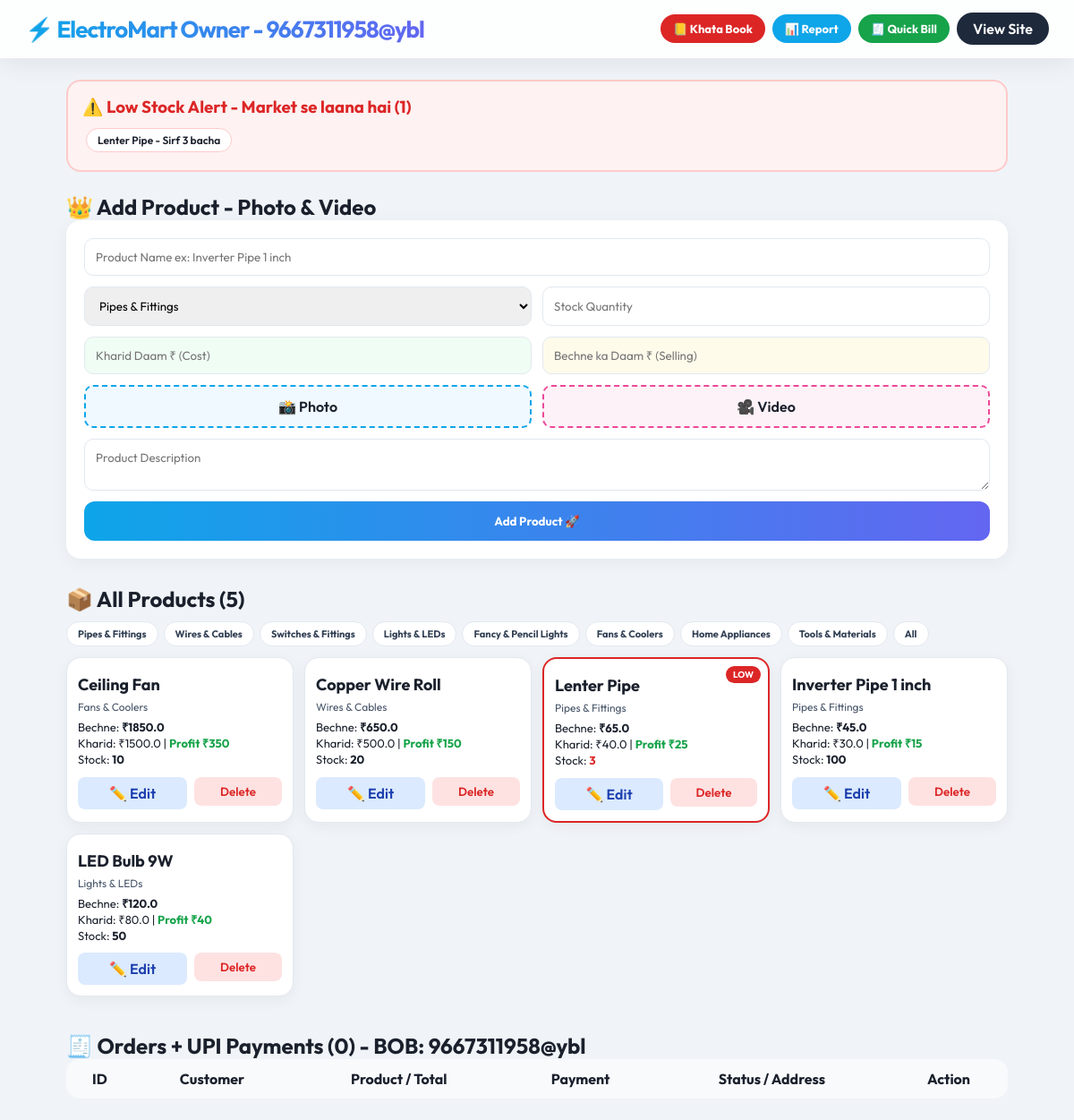
Page /owner (signed in) on the committed database.
### tables this page shows
CREATE TABLE products (id INTEGER PRIMARY KEY AUTOINCREMENT, name TEXT NOT NULL, category TEXT NOT NULL, price REAL NOT NULL DEFAULT 0, description TEXT DEFAULT '', stock INTEGER NOT NULL DEFAULT 0, image TEXT DEFAULT '', video TEXT DEFAULT '', created_at TIMESTAMP DEFAULT CURRENT_TIMESTAMP, cost_price REAL DEFAULT 0);

### app.py (the view)
@app.route("/owner")
@owner_required
def admin():
    cat = request.args.get('category','').strip()
    with get_db() as db:
        if cat:
            products = db.execute("SELECT * FROM products WHERE category=? ORDER BY id DESC", (cat,)).fetchall()
        else:
            products = db.execute("SELECT * FROM products ORDER BY id DESC").fetchall()
        orders = db.execute("SELECT orders.id, orders.quantity, orders.total_price, orders.status, orders.created_at, orders.address, orders.payment_method, orders.payment_screenshot, orders.payment_status, users.username, users.email, products.name as product_name FROM orders JOIN users ON orders.user_id = users.id JOIN products ON orders.product_id = products.id ORDER BY orders.id DESC").fetchall()
        all_products = db.execute("SELECT * FROM products").fetchall()
        all_low = [p for p in all_products if (p['stock'] is not None and p['stock'] <= 5)]
        khata_total = db.execute("SELECT SUM(balance) as t, COUNT(*) as c FROM khata WHERE status='Udhar'").fetchone()
    return render_template("admin.html", products=products, orders=orders, categories=CATEGORIES, low_stock=all_low, selected_cat=cat, khata_total=khata_total)

### app.py (called while the page is built)
def get_db():
    db = sqlite3.connect(DATABASE, timeout=15)
    db.row_factory = sqlite3.Row
    return db

def csrf_token():
    if "_csrf_token" not in session: session["_csrf_token"] = secrets.token_urlsafe(32)
    return session["_csrf_token"]

def owner_required(f):
    @wraps(f)
    def w(*a, **k):
        if not session.get("user_id") or session.get("role") != "owner": flash("Owner login required.", "error"); return redirect(url_for("owner_login"))
        return f(*a, **k)
    return w

### templates/admin.html (shortened to what this page needs)
<!DOCTYPE html><html><head><meta charset="UTF-8"><title>Owner Dashboard</title><link rel="stylesheet" href="{{ url_for('static', filename='style.css') }}"></head><body><header class="navbar"><div class="logo"><a href="/">⚡ ElectroMart Owner - 9667311958@ybl</a></div><div style="display:flex;gap:8px;align-items:center;flex-wrap:wrap"><a href="/owner/khata" style="background:#dc2626;color:white;padding:8px 14px;border-radius:20px;text-decoration:none;font-weight:700;font-size:13px">📒 Khata Book {% if khata_total and khata_total['c'] >0 %}({{ khata_total['c'] }}){% endif %}</a><a href="/owner/report" style="background:#0ea5e9;color:white;padding:8px 14px;border-radius:20px;text-decoration:none;font-weight:700;font-size:13px">📊 Report</a><a href="/owner/quick-bill" style="background:#16a34a;color:white;padding:8px 14px;border-radius:20px;text-decoration:none;font-weight:700;font-size:13px">🧾 Quick Bill</a><a href="/" class="login-btn">View Site</a></div></header><main style="padding:24px;max-width:1100px;margin:0 auto">
{% if low_stock and low_stock|length > 0 %}
<div style="background:#fef2f2;border:2px solid #fecaca;padding:16px;border-radius:16px;margin-bottom:24px">
<h3 style="color:#dc2626;margin:0 0 8px 0">⚠️ Low Stock Alert - Market se laana hai ({{ low_stock|length }})</h3>
{% for p in low_stock %}<span style="display:inline-block;background:white;border:1px solid #fecaca;padding:5px 12px;border-radius:20px;margin:4px;font-size:12px;font-weight:600">{{ p['name'] }} - Sirf {{ p['stock'] }} bacha</span>{% endfor %}
</div>
{% endif %}
<h2>👑 Add Product - Photo & Video</h2><form method="POST" action="{{ url_for('add_product') }}" enctype="multipart/form-data" style="background:white;padding:20px;border-radius:16px;display:grid;gap:12px;margin-bottom:30px;box-shadow:0 4px 20px rgba(0,0,0,0.05)"><input type="hidden" name="csrf_token" value="{{ csrf_token() }}"><input type="text" name="name" placeholder="Product Name ex: Inverter Pipe 1 inch" required style="padding:12px;border-radius:10px;border:1px solid #e2e8f0"><div style="display:grid;grid-template-columns:1fr 1fr;gap:12px"><select name="category" required style="padding:12px;border-radius:10px;border:1px solid #e2e8f0">{% for c in categories %}<option value="{{ c }}">{{ c }}</option>{% endfor %}</select><input type="number" name="stock" placeholder="Stock Quantity" required style="padding:12px;border-radius:10px;border:1px solid #e2e8f0"></div><div style="display:grid;grid-template-columns:1fr 1fr;gap:12px"><input type="number" step="0.01" name="cost_price" placeholder="Kharid Daam ₹ (Cost)" style="padding:12px;border-radius:10px;border:1px solid #e2e8f0;background:#f0fdf4"><input type="number" step="0.01" name="price" placeholder="Bechne ka Daam ₹ (Selling)" required style="padding:12px;border-radius:10px;border:1px solid #e2e8f0;background:#fffbeb"></div><div style="display:grid;grid-template-columns:1fr 1fr;gap:12px"><label style="background:#f0f9ff;padding:12px;border-radius:10px;border:2px dashed #0ea5e9;text-align:center;cursor:pointer;font-weight:600">📸 Photo<input type="file" name="photo" accept="image/*" style="display:none" onchange="this.parentElement.style.background='#dcfce7'"></label><label style="background:#fdf2f8;padding:12px;border-radius:10px;border:2px dashed #ec4899;text-align:center;cursor:pointer;font-weight:600">🎥 Video<input type="file" name="video" accept="video/*" style="display:none" onchange="this.parentElement.style.background='#dcfce7'"></label></div><textarea name="description" placeholder="Product Description" style="padding:12px;border-radius:10px;border:1px solid #e2e8f0"></textarea><button type="submit" style="padding:14px;background:linear-gradient(90deg,#0ea5e9,#6366f1);color:white;border:none;border-radius:12px;font-weight:700;cursor:pointer">Add Product 🚀</button></form>
<div style="display:flex;justify-content:space-between;align-items:center;flex-wrap:wrap;gap:10px;margin-bottom:12px"><h2 style="margin:0">📦 All Products ({{ products|length }})</h2><div style="display:flex;gap:6px;flex-wrap:wrap">{% for c in categories %}<a href="/owner?category={{ c }}" style="padding:6px 12px;background:{% if selected_cat==c %}#0f172a{% else %}white{% endif %};color:{% if selected_cat==c %}white{% else %}#334155{% endif %};border:1px solid #e2e8f0;border-radius:20px;text-decoration:none;font-size:11px;font-weight:700">{{ c }}</a>{% endfor %}<a href="/owner" style="padding:6px 12px;background:white;border:1px solid #e2e8f0;border-radius:20px;text-decoration:none;font-size:11px;font-weight:700;color:#334155">All</a></div></div>
<div class="product-grid">{% for p in products %}<div class="product-card" style="background:white;padding:12px;border-radius:16px;border:{% if p['stock'] <=5 %}2px solid #dc2626{% else %}1px solid #e2e8f0{% endif %};position:relative">{% if p['stock'] <=5 %}<span style="position:absolute;top:8px;right:8px;background:#dc2626;color:white;font-size:10px;padding:3px 8px;border-radius:20px;font-weight:700">LOW</span>{% endif %}{% if p['image'] %}<img src="{{ url_for('static', filename='uploads/' + p['image']) }}" style="width:100%;height:140px;object-fit:cover;border-radius:12px;margin-bottom:8px">{% endif %}{% if p['video'] %}<video src="{{ url_for('static', filename='uploads/' + p['video']) }}" style="width:100%;height:140px;border-radius:12px" controls></video>{% endif %}<h3 style="margin:6px 0">{{ p['name'] }}</h3><p style="font-size:12px;color:#475569;margin:0">{{ p['category'] }}</p><p style="margin:6px 0;font-size:13px;line-height:1.4">Bechne: <b>₹{{ p['price'] }}</b>{% if p['cost_price'] %}<br>Kharid: ₹{{ p['cost_price'] }} | <span style="color:#16a34a;font-weight:700">Profit ₹{{ (p['price'] - p['cost_price'])|int }}</span>{% endif %}<br>Stock: <b style="{% if p['stock'] <=5 %}color:#dc2626{% endif %}">{{ p['stock'] }}</b></p><div style="display:flex;gap:8px;margin-top:10px"><a href="/owner/edit/{{ p['id'] }}" style="flex:1;background:#dbeafe;color:#1e40af;text-align:center;padding:8px 12px;border-radius:8px;text-decoration:none;font-weight:600">✏️ Edit</a><form method="POST" action="{{ url_for('delete_product', product_id=p['id']) }}" style="flex:1"><input type="hidden" name="csrf_token" value="{{ csrf_token() }}"><button style="width:100%;background:#fee2e2;color:#dc2626;border:none;padding:8px 12px;border-radius:8px;cursor:pointer;font-weight:600">Delete</button></form></div></div>{% endfor %}</div>
<h2 style="margin-top:40px">🧾 Orders + UPI Payments ({{ orders|length }}) - BOB: 9667311958@ybl</h2><div style="background:white;border-radius:16px;overflow:auto"><table style="width:100%;border-collapse:collapse;min-width:950px"><thead style="background:#f8fafc"><tr><th style="padding:12px">ID</th><th style="padding:12px">Customer</th><th style="padding:12px">Product / Total</th><th style="padding:12px">Payment</th><th style="padding:12px">Status / Address</th><th style="padding:12px">Action</th></tr></thead></table></div></main></body></html>

### static/style.css (style rules this page uses)
* { margin:0; padding:0; box-sizing:border-box; font-family:'Outfit', sans-serif; }
body { background:#f0f4f8; color:#1a202c; overflow-x:hidden; }
.navbar { display:flex; justify-content:space-between; align-items:center; padding:14px 28px; background:rgba(255,255,255,0.85); backdrop-filter:blur(20px); -webkit-backdrop-filter:blur(20px); position:sticky; top:0; z-index:100; box-shadow:0 4px 30px rgba(0,0,0,0.08); border-bottom:1px solid rgba(255,255,255,0.3); }
.logo a { font-size:26px; font-weight:700; text-decoration:none; background:linear-gradient(90deg,#0ea5e9,#6366f1); -webkit-background-clip:text; -webkit-text-fill-color:transparent; letter-spacing:-1px; }
.login-btn, .cart-link { background:#1e293b; color:white; padding:8px 18px; border-radius:25px; text-decoration:none; font-weight:600; transition:0.3s; }
.product-grid { display:grid; grid-template-columns:repeat(auto-fill,minmax(240px,1fr)); gap:20px; }
.product-card { background:white; border-radius:20px; padding:18px; text-decoration:none; color:inherit; box-shadow:0 4px 15px rgba(0,0,0,0.05); border:1px solid #f1f5f9; transition:0.4s cubic-bezier(.34,1.56,.64,1); position:relative; overflow:hidden; }
.product-card::before { content:''; position:absolute; top:0; left:0; width:100%; height:4px; background:linear-gradient(90deg,#0ea5e9,#6366f1); transform:scaleX(0); transition:0.4s; }
.product-card h3 { font-size:18px; margin-bottom:4px; }
* { box-sizing: border-box; }
body { margin: 0; overflow-x: hidden; }
.product-grid, .outlet-list { display: grid; grid-template-columns: repeat(2, 1fr); gap: 12px; }
@media (min-width: 768px) { .product-grid, .outlet-list { grid-template-columns: repeat(4, 1fr); } }
.product-card, .outlet-card { width: 100% !important; }

### rows in the picture
products: name "Lenter Pipe", stock "3", shows "LOW", category "Pipes & Fittings", price "65.0", cost_price "40.0", (p['price']-p['cost_price'])|int "25"
products: name "Ceiling Fan", category "Fans & Coolers", price "1850.0", cost_price "1500.0", (p['price']-p['cost_price'])|int "350", stock "10"
products: name "Copper Wire Roll", category "Wires & Cables", price "650.0", cost_price "500.0", (p['price']-p['cost_price'])|int "150", stock "20"
products: name "Inverter Pipe 1 inch", category "Pipes & Fittings", price "45.0", cost_price "30.0", (p['price']-p['cost_price'])|int "15", stock "100"
products: name "LED Bulb 9W", category "Lights & LEDs", price "120.0", cost_price "80.0", (p['price']-p['cost_price'])|int "40", stock "50"

### other values in the picture
{{ low_stock|length }} "1"
{{ products|length }} "5"
{{ c }} "Pipes & Fittings" "Wires & Cables" "Switches & Fittings" "Lights & LEDs" "Fancy & Pencil Lights" "Fans & Coolers" "Home Appliances" "Tools & Materials"
{{ orders|length }} "0"
form field category "Pipes & Fittings"
